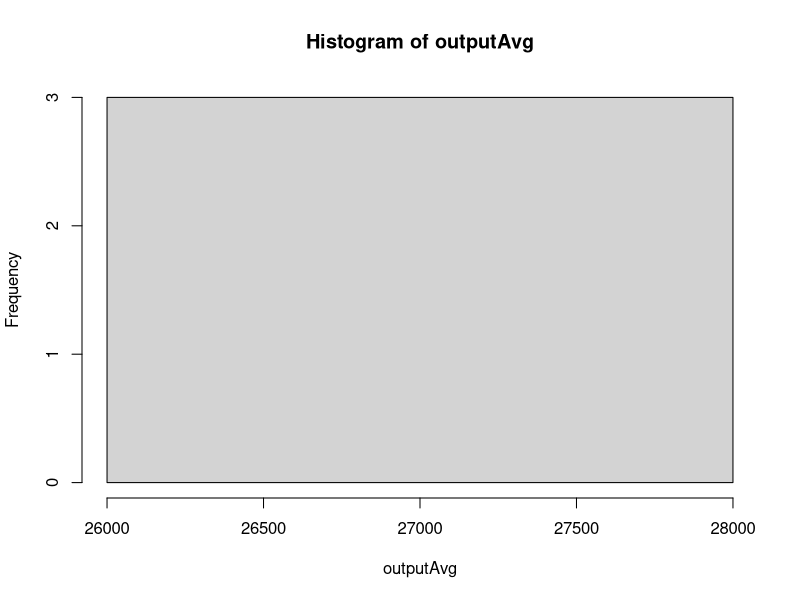

This chart was generated by the following R code:
str_vector <- c("hello,", "me","?", "it", "looking", "is", "you", "for")
str_vector
factorial(8)

output <- NULL
outputAvg <- NULL
temp_vector <- NULL

for (k in 1:3) {
  
  for (j in 1:100) {
    
    set.seed(j)
    
    for (i in 1:100000) {
      dummy_str <- str_vector[sample(1:8,8,replace=F)]
      
      if(sum( dummy_str == temp_vector) != 8) {
        if(sum( dummy_str == str_vector[c(1,6,4,2,7,5,8,3)]) == 8) {
          cat(k, " : ", j," : ", i, "\n")
          output <- c(output, i)
          break
        }
      }
      
    }
  }

  outputAvg <- c(outputAvg, mean(output))  
}

length(output)

outputAvg

hist(outputAvg)

mean(outputAvg)
